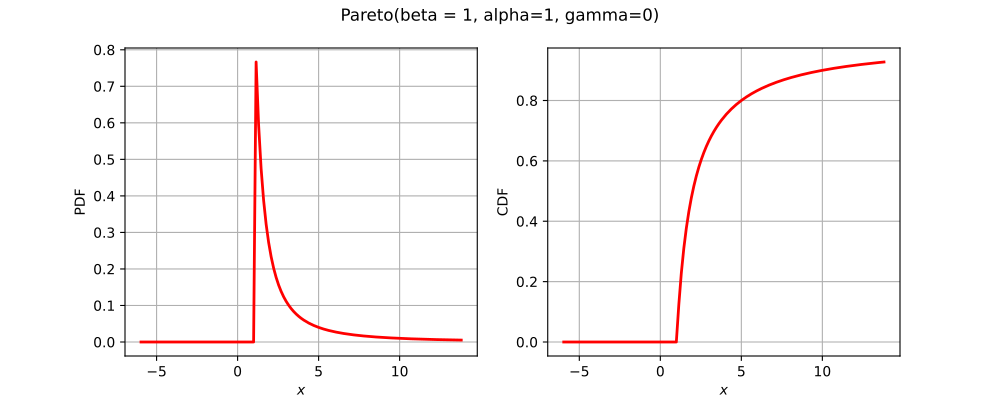

The Python source for this figure:
import openturns as ot
from matplotlib import pyplot as plt
from openturns.viewer import View
title = None
if ot.Pareto().__class__.__name__ == 'Bernoulli':
    distribution = ot.Bernoulli(0.7)
elif ot.Pareto().__class__.__name__ == 'Binomial':
    distribution = ot.Binomial(5, 0.2)
elif ot.Pareto().__class__.__name__ == 'Hypergeometric':
    distribution = ot.Hypergeometric(10, 4, 7)
elif ot.Pareto().__class__.__name__ == 'CumulativeDistributionNetwork':
    coll = [ot.Normal(2),ot.Dirichlet([0.5, 1.0, 1.5])]
    distribution = ot.CumulativeDistributionNetwork(coll, ot.BipartiteGraph([[0,1], [0,1]]))
elif ot.Pareto().__class__.__name__ == 'Histogram':
    distribution = ot.Histogram([-1.0, 0.5, 1.0, 2.0], [0.45, 0.4, 0.15])
elif ot.Pareto().__class__.__name__ == 'KernelMixture':
    kernel = ot.Uniform()
    sample = ot.Normal().getSample(5)
    bandwith = [1.0]
    distribution = ot.KernelMixture(kernel, bandwith, sample)
elif ot.Pareto().__class__.__name__ == 'MaximumDistribution':
    coll = [ot.Uniform(2.5, 3.5), ot.LogUniform(1.0, 1.2), ot.Triangular(2.0, 3.0, 4.0)]
    distribution = ot.MaximumDistribution(coll)
elif ot.Pareto().__class__.__name__ == 'Multinomial':
    distribution = ot.Multinomial(5, [0.2])
elif ot.Pareto().__class__.__name__ == 'RandomMixture':
    coll = [ot.Triangular(0.0, 1.0, 5.0), ot.Uniform(-2.0, 2.0)]
    weights = [0.8, 0.2]
    cst = 3.0
    distribution = ot.RandomMixture(coll, weights, cst)
elif ot.Pareto().__class__.__name__ == 'TruncatedDistribution':
    distribution = ot.TruncatedDistribution(ot.Normal(2.0, 1.5), 1.0, 4.0)
elif ot.Pareto().__class__.__name__ == 'UserDefined':
    distribution = ot.UserDefined([[1.0], [2.0], [3.0]], [0.4, 0.5, 1.0])
elif ot.Pareto().__class__.__name__ == 'ZipfMandelbrot':
    distribution = ot.ZipfMandelbrot(10, 2.5, 0.3)
elif ot.Pareto().__class__.__name__ == 'Normal':
    cov = ot.CovarianceMatrix([[1.0, -0.5], [-0.5, 1.0]])
    distribution = ot.Normal([0.0, 0.0], cov)
    title = "Normal dist. with correlation coefficient {}".format(cov[0, 1])
else:
    distribution = ot.Pareto()

dimension = distribution.getDimension()
if title is None:
    title = str(distribution)[:100].split('\n')[0]
if dimension == 1:
    distribution.setDescription(['$x$'])
    pdf_graph = distribution.drawPDF()
    cdf_graph = distribution.drawCDF()
    fig = plt.figure(figsize=(10, 4))
    pdf_axis = fig.add_subplot(121)
    cdf_axis = fig.add_subplot(122)
    View(pdf_graph, figure=fig, axes=[pdf_axis], add_legend=False)
    View(cdf_graph, figure=fig, axes=[cdf_axis], add_legend=False)
    fig.suptitle(title)
elif dimension == 2:
    grid = ot.GridLayout(1, 2)
    pdf_graph = distribution.drawPDF()
    pdf_graph.setLegends([''])
    cdf_graph = distribution.drawCDF()
    cdf_graph.setLegends([''])
    grid.setGraph(0, 0, pdf_graph)
    grid.setGraph(0, 1, cdf_graph)
    grid.setTitle(title)
    fig = View(grid).getFigure()
    fig.axes[0].set_title('PDF')
    fig.axes[1].set_title('CDF')
